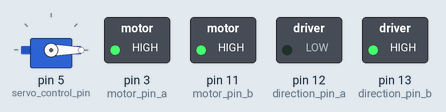
The sketch below on a simulated Arduino Uno, built with avr-gcc and run on an emulated ATmega328P. Shown: servo, switched loads named in the sketch (green lamp = pin HIGH). What the sketch prints to the serial monitor is not drawn.

Above: at 0.1 s.
Timing chart, 0 to 1.6 s (numbered marks = the images above):
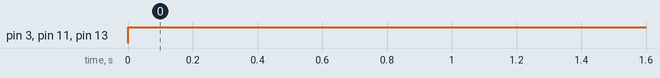

The sketch:

prototype_motor_controller.ino
```cpp
/*
prototype_motor_controller.ino
Code for the Arduino Uno that controls the motors of
  the GNAHS prototype. This Uno is not receiving
  any data wirelessly from the nRF24L01 modules, but
  is instead receiving data through a wired connection
  to a Nano that is receiving through the nRF24L01.
  The reason for the split between two Arduinos is
  interference that with Rev3 motor shield and the
  SPI pinout.
Author: Evan Dworkin
*/

/*
To-do: Find a separate battery to power the DC motors;
  the 9V battery is insufficient
*/

#include <Servo.h>
#include <Wire.h>

// Motor control pins
int servo_control_pin = 5;
int motor_pin_a = 3;
int motor_pin_b = 11;
int direction_pin_a = 12;
int direction_pin_b = 13;

// Read data from Nano receiver
int angle_read, duty_read; // Raw data reception through I2C
int angle; // An angle value between 0-180
int duty; // A duty cycle value between -255-255

// Instantiate servo
Servo servo;

void setup() {
  pinMode(servo_control_pin, OUTPUT);
  pinMode(motor_pin_a, OUTPUT);
  pinMode(motor_pin_b, OUTPUT);
  pinMode(direction_pin_a, OUTPUT);
  pinMode(direction_pin_b, OUTPUT);

  Wire.begin(8); // Join I2C bus with address 8
  Wire.onReceive(receiveEvent); // Set instructions on how to handle events

  servo.attach(servo_control_pin); // Initialize servo to control pin

  Serial.begin(9600);
}

void loop() {
  // Map received values to appropriate output values
  angle = map(angle_read, 0, 255, 0, 180);
  duty = map(duty_read, 0, 255, -255, 255);

  // Write Servo motor
  servo.write(angle);

  // Write DC motor directions and duty cycles
  digitalWrite(direction_pin_a, duty > 0 ? HIGH : LOW); // set direction of DC A
  digitalWrite(direction_pin_b, duty > 0 ? LOW : HIGH); // set direction of DC B
  analogWrite(motor_pin_a, abs(duty)); // set duty cycle A
  analogWrite(motor_pin_b, abs(duty)); // set duty cycle B

  // Print values
  Serial.print(angle);
  Serial.print(", ");
  Serial.println(duty);
}

void receiveEvent(int bytes) {
  if (Wire.available() >= 2) {
    angle_read = Wire.read();
    duty_read = Wire.read();
  }
}
```

Measured:
- by itself, pin 3 (motor_pin_a), pin 11 (motor_pin_b), pin 13 (direction_pin_b): LOW → HIGH at 0.00 s
